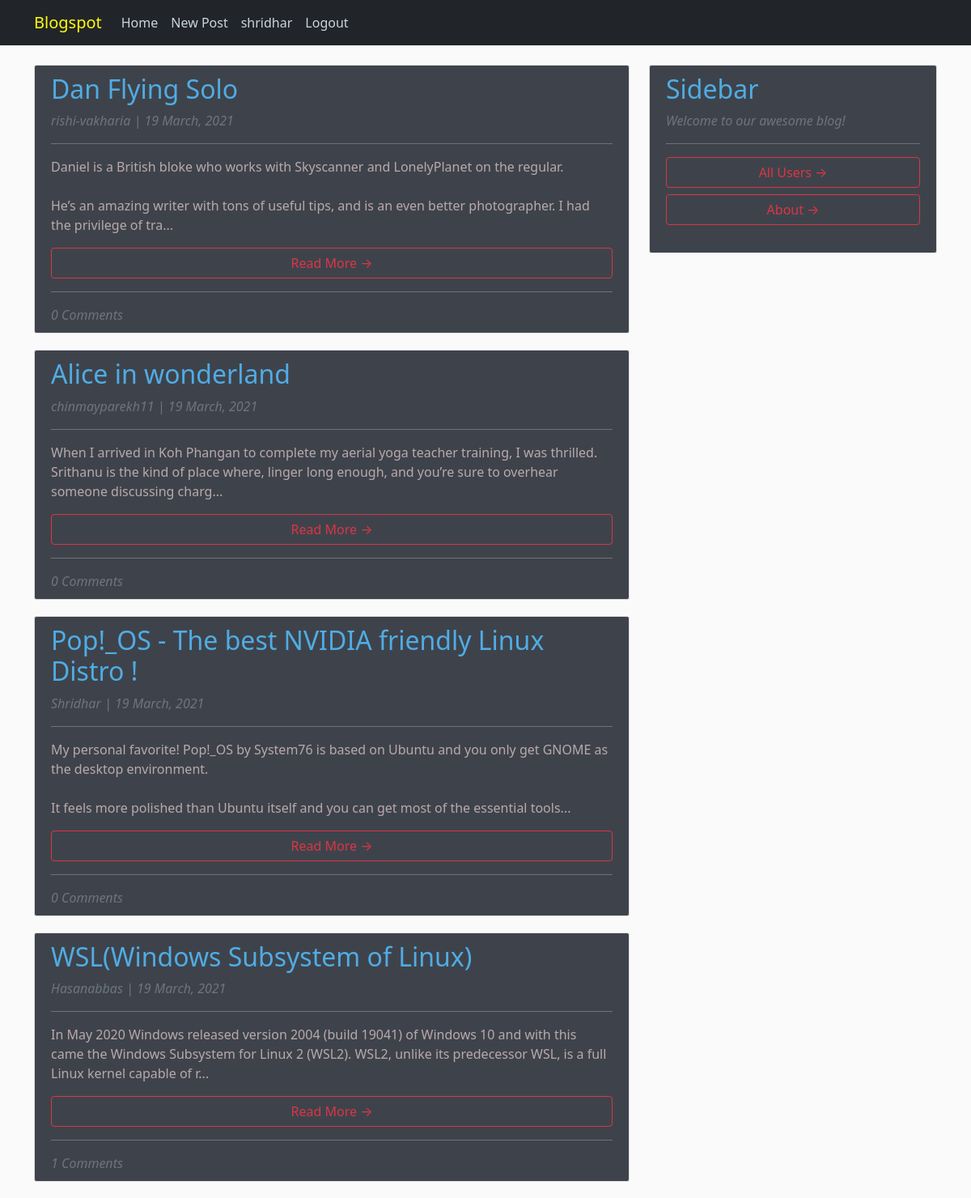
The page / (signed in) on the database its author committed.
### blog/models.py (models this page shows, shortened)
class Post(models.Model):
    title = models.CharField(max_length=100, unique=True)
    content = models.TextField()
    date_posted = models.DateTimeField(auto_now=True)
    author = models.ForeignKey(User, on_delete=models.CASCADE, null=True)

### blog/views.py (the view)
# urls.py: path('', PostListView.as_view(), name='blog-home'),
class PostListView(ListView):
    model = Post
    template_name = 'blog/home.html'
    context_object_name = 'posts'
    ordering = ['-date_posted']

### blog/templates/blog/home.html
{% extends "blog/base.html" %}
    {% block content %}
        {% if posts|length > 0 %}
            {% for post in posts %}
                <article style="background: rgb(16,22,32,0.8);" class="media content-section">
                  <div class="media-body">
                    <h2 style="color: #50ACE4;" class="article-title">{{ post.title }}</h2>
                    <em><p style="color:rgb(128, 185, 189);"class="text-muted" >{{ post.author }} | {{ post.date_posted|date:"d F, Y"}}</p></em>
                    <hr>
                    <p style="color: #B9A9AC"class="article-content">{{ post.content|safe|slice:":200" }}...</p>
                    <h6><a class="btn btn-outline-danger w-100" href="{% url 'post-detail' post.id %}">Read More &rarr;</a></h6>
                    <hr>
                    {% with post.comments.count as total_comments %}
                        <em><span class="text-muted font-weight-normal">{{ total_comments }} Comments</span></em>
                    {% endwith %}
                  </div>
                </article>
        {% endfor %}
        {% else %}
         <p><h1 style="color:white;"> This user has not written any posts :(</h1></p>
        {% endif %}
    {% endblock content %}

### blog/templates/blog/base.html (shortened to what this page needs)
{% load static %}
<!DOCTYPE html>
<html lang="en">
<head>
    <link href="https://cdn.jsdelivr.net/npm/bootstrap@5.0.0-beta2/dist/css/bootstrap.min.css" rel="stylesheet">
    <link rel="stylesheet" type="text/css" href="{% static 'blog/main.css' %}">
</head>
<body id="bg" style="background-image: url('{% static 'blog/images/1.jpg' %}');">
    <header class="site-header">
      <nav class="navbar navbar-expand-md navbar-blue bg-dark fixed-top">
        <div class="container">
            <a style="color:RGB(255,250,12);" class="navbar-brand mr-4" href="{% url 'blog-home' %}">Blogspot</a>
          <div class="collapse navbar-collapse" id="navbarToggle">
            <div class="navbar-nav mr-auto">
              <a class="nav-item nav-link" href="{% url 'blog-home' %}">Home</a>
            </div>
            <div class="navbar-nav">
              {% if user.is_authenticated %}
                <a class="nav-item nav-link" href="{% url 'post-create' %}">New Post</a>
                <a class="nav-item nav-link" href="{% url 'my_blogs' %}">{{user.username}}</a>
                <a class="nav-item nav-link" href="{% url 'logout' %}">Logout</a>
              {% else %}
                <a class="nav-item nav-link" href="{% url 'login' %}">Login</a>
                <a class="nav-item nav-link" href="{% url 'register' %}">Register</a>
              {% endif %}
            </div>
          </div>
        </div>
      </nav>
    </header>
    <main role="main" class="container">
      <div class="row">
        <div class="col-md-8">
          {% block content %}{% endblock %}
        </div>
        <div class="col-md-4">
          <div style="background: rgb(16,22,32,0.8);"class="content-section">
            <h2 style="color: #50ACE4;" >Sidebar</h2>
            <em><p class='text-muted'>Welcome to our awesome blog! </em> <hr>
              <ul class="list-group">
                <h6><a class="btn btn-outline-danger w-100" href="{% url 'all_users' %}">All Users &rarr;</a></h6>
                <h6><a class="btn btn-outline-danger w-100" href="{% url 'blog-about' %}">About &rarr;</a></h6>
              </ul>
          </div>
        </div>
      </div>
    </main>
</body>
</html>

### blog/static/blog/main.css (style rules this page uses)
body { background: #fafafa; color: white; margin-top: 5rem; }
#bg { background-repeat: no-repeat; background-size: cover; background-position: center center; background-attachment: fixed; }
h1, h2, h3, h4, h5, h6 { color: #aed8bc; }
ul { margin: 0; }
.site-header .navbar-nav .nav-link { color: #cbd5db; }
.content-section { background: #ffffff; padding: 10px 20px; border: 1px solid #dddddd; border-radius: 3px; margin-bottom: 20px; }
.article-title { color: #9fc7e9; }
.article-content { white-space: pre-line; }

### rows shown on the page
Post: title "Dan Flying Solo", author "rishi-vakharia", date_posted "19 March, 2021", content "Daniel is a British bloke who works with Skyscanner and LonelyPlanet on the regular. He’s an amazing writer with tons of useful tips, and is an even better photographer. I had the privilege of tra", comments.count "0"
Post: title "Alice in wonderland", author "chinmayparekh11", date_posted "19 March, 2021", content "When I arrived in Koh Phangan to complete my aerial yoga teacher training, I was thrilled. Srithanu is the kind of place where, linger long enough, and you’re sure to overhear someone discussing charg", comments.count "0"
Post: title "Pop!_OS - The best NVIDIA friendly Linux Distro !", author "Shridhar", date_posted "19 March, 2021", content "My personal favorite! Pop!_OS by System76 is based on Ubuntu and you only get GNOME as the desktop environment. It feels more polished than Ubuntu itself and you can get most of the essential tools", comments.count "0"
Post: title "WSL(Windows Subsystem of Linux)", author "Hasanabbas", date_posted "19 March, 2021", content "In May 2020 Windows released version 2004 (build 19041) of Windows 10 and with this came the Windows Subsystem for Linux 2 (WSL2). WSL2, unlike its predecessor WSL, is a full Linux kernel capable of r", comments.count "1"

### other values the page prints
{{ user.username }} "shridhar"
